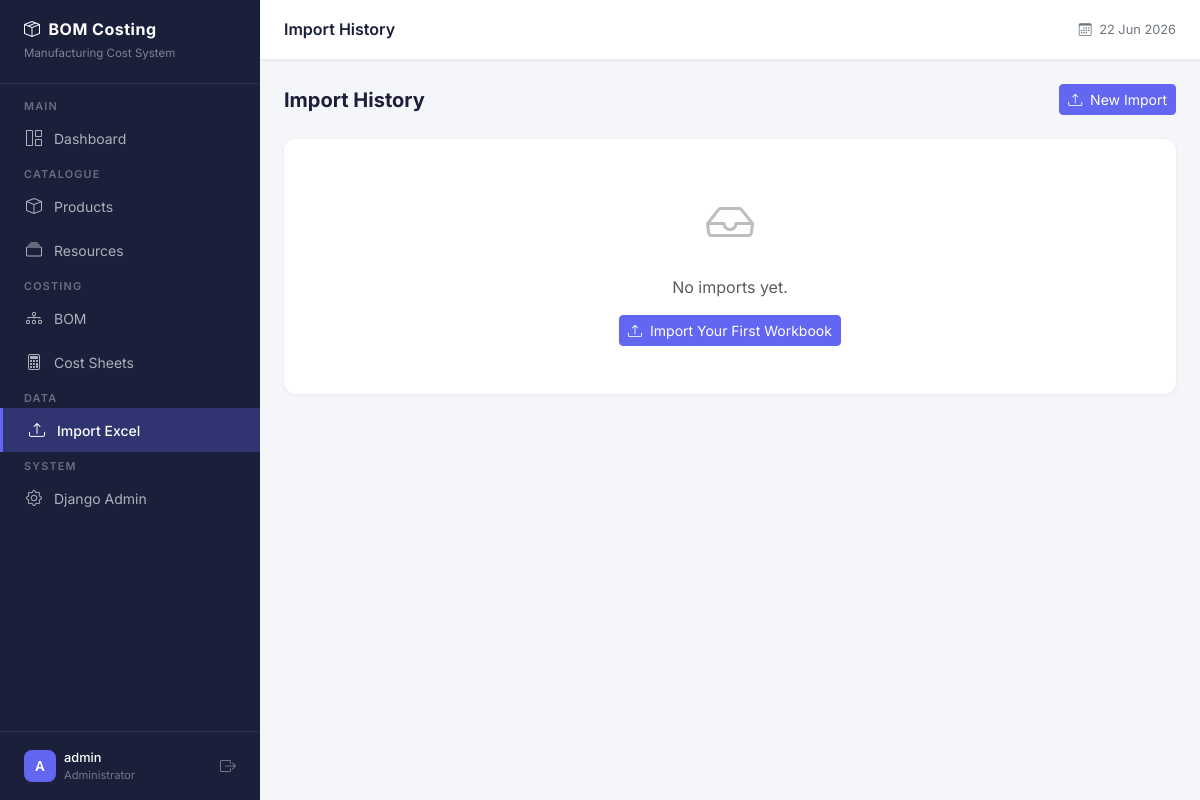
The page /imports/history/ (signed in) on the database as committed earlier.
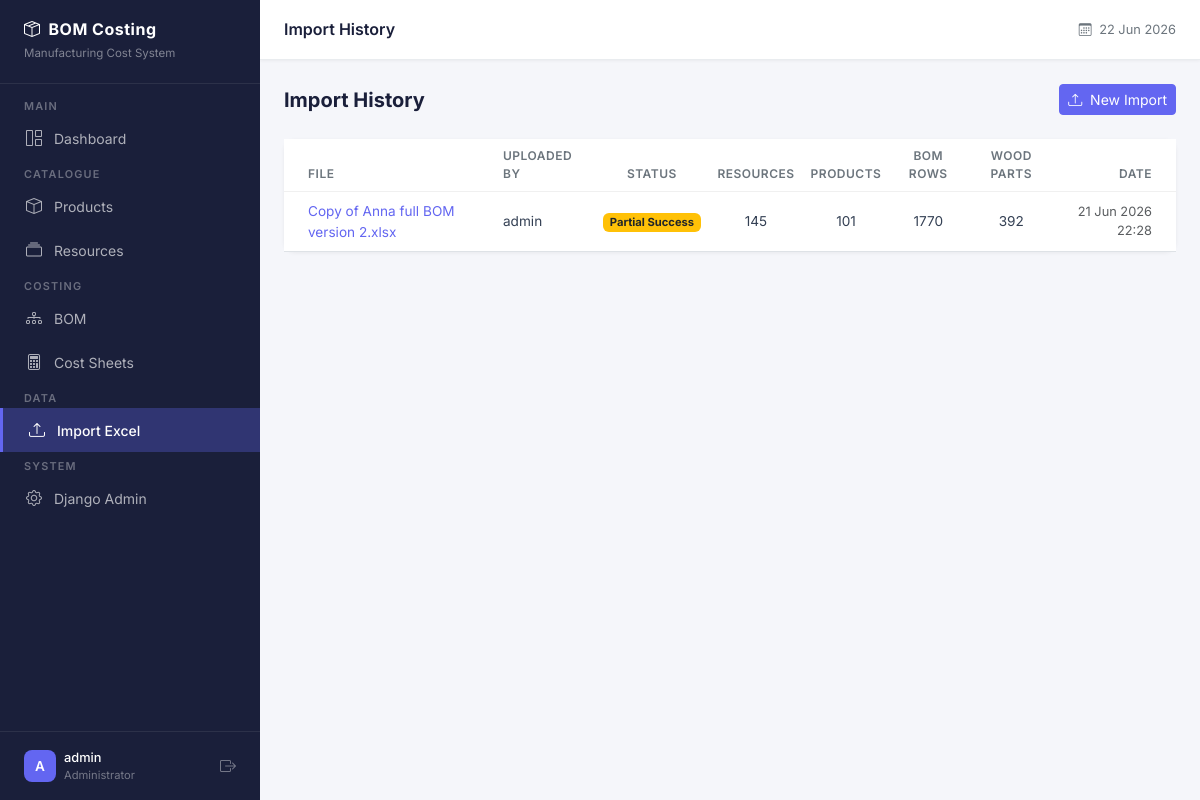
The same page on the database as committed later.
### apps/imports/models.py (models this page shows, shortened)
class ImportLog(models.Model):
    STATUS_CHOICES = [
        ('pending', 'Pending'),
        ('success', 'Success'),
        ('partial', 'Partial Success'),
        ('failed', 'Failed'),
    ]
    uploaded_by = models.ForeignKey(
        User,
        on_delete=models.SET_NULL,
        null=True,
        help_text="Which user uploaded this file."
    )
    file_name = models.CharField(
        max_length=255,
        help_text="Original name of the uploaded Excel file."
    )
    file_path = models.FileField(
        upload_to='imports/',
        help_text="Stored copy of the uploaded file."
    )
    status = models.CharField(
        max_length=20,
        choices=STATUS_CHOICES,
        default='pending'
    )
    products_imported = models.IntegerField(default=0)
    resources_imported = models.IntegerField(default=0)
    bom_rows_imported = models.IntegerField(default=0)
    wood_parts_imported = models.IntegerField(default=0)
    error_log = models.TextField(
        blank=True,
        help_text="Any validation errors or warnings during import."
    )
    created_at = models.DateTimeField(auto_now_add=True)
    class Meta:
        ordering = ['-created_at']
        verbose_name = "Import Log"
        verbose_name_plural = "Import Logs"

### apps/imports/views.py (the view)
# urls.py: path('history/',      views.import_history, name='history'),
@login_required
def import_history(request):
    logs = ImportLog.objects.order_by('-created_at')
    context = {
        'page_title': 'Import History',
        'logs': logs,
    }
    return render(request, 'imports/history.html', context)

### templates/imports/history.html
{% extends "base.html" %}
{% block content %}
<div class="d-flex justify-content-between align-items-center mb-4">
    <h5 class="mb-0 fw-bold" style="color:#1a1f3a;">Import History</h5>
    <a href="{% url 'imports:upload' %}" class="btn btn-primary btn-sm">
        <i class="bi bi-upload me-1"></i> New Import
    </a>
</div>
<div class="content-card">
    {% if logs %}
    <table class="table table-hover mb-0">
        <thead>
            <tr>
                <th class="ps-4">File</th>
                <th>Uploaded By</th>
                <th class="text-center">Status</th>
                <th class="text-center">Resources</th>
                <th class="text-center">Products</th>
                <th class="text-center">BOM Rows</th>
                <th class="text-center">Wood Parts</th>
                <th class="text-end pe-4">Date</th>
            </tr>
        </thead>
        <tbody>
            {% for log in logs %}
            <tr>
                <td class="ps-4">
                    <a href="{% url 'imports:result' pk=log.pk %}"
                       style="font-size:0.85rem; text-decoration:none;
                              color:#6366f1;">
                        {{ log.file_name }}
                    </a>
                </td>
                <td style="font-size:0.85rem;">
                    {{ log.uploaded_by.username }}
                </td>
                <td class="text-center">
                    <span class="badge
                        {% if log.status == 'success' %}bg-success
                        {% elif log.status == 'partial' %}bg-warning text-dark
                        {% elif log.status == 'failed' %}bg-danger
                        {% else %}bg-secondary{% endif %}"
                        style="font-size:0.7rem;">
                        {{ log.get_status_display }}
                    </span>
                </td>
                <td class="text-center" style="font-size:0.85rem;">
                    {{ log.resources_imported }}
                </td>
                <td class="text-center" style="font-size:0.85rem;">
                    {{ log.products_imported }}
                </td>
                <td class="text-center" style="font-size:0.85rem;">
                    {{ log.bom_rows_imported }}
                </td>
                <td class="text-center" style="font-size:0.85rem;">
                    {{ log.wood_parts_imported }}
                </td>
                <td class="text-end pe-4 text-muted" style="font-size:0.8rem;">
                    {{ log.created_at|date:"d M Y H:i" }}
                </td>
            </tr>
            {% endfor %}
        </tbody>
    </table>
    {% else %}
    <div class="text-center py-5">
        <i class="bi bi-inbox text-muted" style="font-size:3rem; opacity:0.4;"></i>
        <p class="text-muted mt-3">No imports yet.</p>
        <a href="{% url 'imports:upload' %}" class="btn btn-primary btn-sm">
            <i class="bi bi-upload me-1"></i> Import Your First Workbook
        </a>
    </div>
    {% endif %}
</div>
{% endblock %}

### templates/base.html (shortened to what this page needs)
<!DOCTYPE html>
<html lang="en">
<head>
    <link href="https://cdn.jsdelivr.net/npm/bootstrap@5.3.2/dist/css/bootstrap.min.css" rel="stylesheet">
    <link href="https://cdn.jsdelivr.net/npm/bootstrap-icons@1.11.3/font/bootstrap-icons.min.css" rel="stylesheet">
</head>
<body>
{% if user.is_authenticated %}
    <nav id="sidebar">
        <div class="sidebar-brand">
            <h5><i class="bi bi-box-seam me-2"></i>BOM Costing</h5>
            <small>Manufacturing Cost System</small>
        </div>
        <ul class="nav flex-column mt-2">
            <li><span class="nav-label">Main</span></li>
            <li class="nav-item">
                <a href="{% url 'core:dashboard' %}"
                   class="nav-link {% if request.resolver_match.url_name == 'dashboard' %}active{% endif %}">
                    <i class="bi bi-grid-1x2"></i> Dashboard
                </a>
            </li>
            <li><span class="nav-label">Catalogue</span></li>
            <li class="nav-item">
                <a href="{% url 'products:list' %}"
                   class="nav-link {% if 'products' in request.resolver_match.namespace %}active{% endif %}">
                    <i class="bi bi-box"></i> Products
                </a>
            </li>
            <li class="nav-item">
                <a href="{% url 'resources:list' %}"
                   class="nav-link {% if 'resources' in request.resolver_match.namespace %}active{% endif %}">
                    <i class="bi bi-collection"></i> Resources
                </a>
            </li>
            <li><span class="nav-label">Costing</span></li>
            <li class="nav-item">
                <a href="{% url 'products:list' %}"
                   class="nav-link {% if 'bom' in request.resolver_match.namespace %}active{% endif %}">
                    <i class="bi bi-diagram-3"></i> BOM
                </a>
            </li>
            <li class="nav-item">
                <a href="{% url 'costing:list' %}"
                   class="nav-link {% if 'costing' in request.resolver_match.namespace %}active{% endif %}">
                    <i class="bi bi-calculator"></i> Cost Sheets
                </a>
            </li>
            <li><span class="nav-label">Data</span></li>
            <li class="nav-item">
                <a href="{% url 'imports:upload' %}"
                   class="nav-link {% if 'imports' in request.resolver_match.namespace %}active{% endif %}">
                    <i class="bi bi-upload"></i> Import Excel
                </a>
            </li>
            <li><span class="nav-label">System</span></li>
            {% if user.is_staff %}
            <li class="nav-item">
                <a href="/admin/" class="nav-link" target="_blank">
                    <i class="bi bi-gear"></i> Django Admin
                </a>
            </li>
            {% endif %}
        </ul>
        <div style="position:absolute; bottom:0; left:0; right:0;
                    padding:16px 24px; border-top:1px solid rgba(255,255,255,0.08);">
            <div class="d-flex align-items-center gap-2">
                <div style="width:32px;height:32px;background:#6366f1;border-radius:8px;
                            display:flex;align-items:center;justify-content:center;
                            color:#fff;font-weight:600;font-size:0.85rem;">
                    {{ user.username|first|upper }}
                </div>
                <div style="flex:1; min-width:0;">
                    <div style="color:#fff;font-size:0.8rem;font-weight:500;
                                white-space:nowrap;overflow:hidden;text-overflow:ellipsis;">
                        {{ user.username }}
                    </div>
                    <div style="color:rgba(255,255,255,0.4);font-size:0.7rem;">
                        {% if user.is_staff %}Administrator{% else %}User{% endif %}
                    </div>
                </div>
                <a href="{% url 'accounts:logout' %}"
                   style="color:rgba(255,255,255,0.4);" title="Logout">
                    <i class="bi bi-box-arrow-right"></i>
                </a>
            </div>
        </div>
    </nav>
    <div id="main-content">
        <div id="topnav">
            <h6 class="page-title">
                {% block page_title %}{{ page_title|default:"Dashboard" }}{% endblock %}
            </h6>
            <div class="d-flex align-items-center gap-3">
                <span style="font-size:0.8rem;color:#6c757d;">
                    <i class="bi bi-calendar3 me-1"></i>
                    {% now "d M Y" %}
                </span>
            </div>
        </div>
        <div class="content-area">
            {% block content %}{% endblock %}
        </div>
    </div>
{% else %}
    {% block unauthenticated_content %}{% endblock %}
{% endif %}
</body>
</html>

### templates/base.html (style rules this page uses)
* { font-family: 'Inter', sans-serif; }
body { background-color: #f5f6fa; }
#sidebar { width: 260px; min-height: 100vh; background: #1a1f3a; position: fixed; top: 0; left: 0; z-index: 1000; transition: all 0.3s; overflow-y: auto; }
#sidebar .sidebar-brand { padding: 20px 24px; border-bottom: 1px solid rgba(255,255,255,0.08); }
#sidebar .sidebar-brand h5 { color: #fff; font-weight: 700; font-size: 1rem; margin: 0; letter-spacing: 0.5px; }
#sidebar .sidebar-brand small { color: rgba(255,255,255,0.45); font-size: 0.72rem; }
#sidebar .nav-label { color: rgba(255,255,255,0.35); font-size: 0.68rem; font-weight: 600; letter-spacing: 1.2px; text-transform: uppercase; padding: 16px 24px 6px; }
#sidebar .nav-link { color: rgba(255,255,255,0.65); padding: 10px 24px; font-size: 0.875rem; font-weight: 400; border-radius: 0; display: flex; align-items: center; gap: 10px; transition: all 0.2s; }
#sidebar .nav-link.active { color: #fff; background: rgba(99, 102, 241, 0.3); border-left: 3px solid #6366f1; font-weight: 500; }
#sidebar .nav-link i { font-size: 1rem; width: 20px; text-align: center; }
#main-content { margin-left: 260px; min-height: 100vh; transition: all 0.3s; }
#topnav { background: #fff; border-bottom: 1px solid #e9ecef; padding: 0 24px; height: 60px; display: flex; align-items: center; justify-content: space-between; position: sticky; top: 0; z-index: 999; box-shadow: 0 1px 3px rgba(0,0,0,0.05); }
#topnav .page-title { font-size: 1rem; font-weight: 600; color: #1a1f3a; margin: 0; }
.content-area { padding: 24px; }
.content-card { background: #fff; border-radius: 12px; border: none; box-shadow: 0 1px 4px rgba(0,0,0,0.06); }
.table th { font-size: 0.75rem; font-weight: 600; text-transform: uppercase; letter-spacing: 0.5px; color: #6c757d; border-bottom: 1px solid #f0f0f0; }
.table td { font-size: 0.875rem; vertical-align: middle; color: #344054; }
.btn-primary { background: #6366f1; border-color: #6366f1; }

Rows that differ between the two databases and show on the page:
added ImportLog: file_name "Copy of Anna full BOM version 2.xlsx", uploaded_by.username "admin", status "Partial Success", resources_imported "145", products_imported "101", bom_rows_imported "1770", wood_parts_imported "392", created_at "21 Jun 2026 22:28"
Other text that changed with them:
text no longer shown: "No imports yet. Import Your First Workbook"
text now shown: "FILE UPLOADED BY STATUS RESOURCES PRODUCTS BOM ROWS WOOD PARTS DATE"
